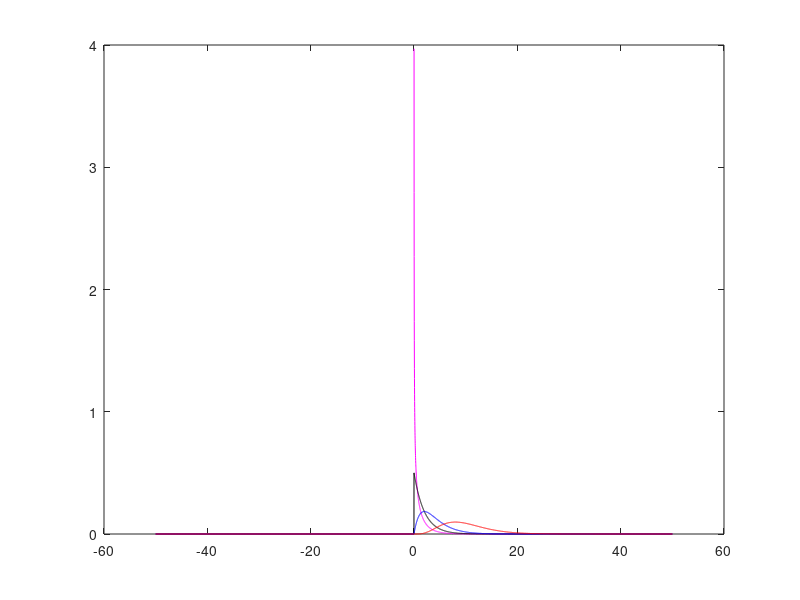

The MATLAB source for this figure:
clear;clc;close all;

x = -50:0.01:50; 
sigma = 1; 

chi = x.^2; 
p = 1/sigma/sqrt(2*pi)*exp(-x.^2/2./(sigma.^2));
y1 = chi2pdf(x,1)
y2 = chi2pdf(x,2)
y4 = chi2pdf(x,4)
y10 = chi2pdf(x,10)
figure
plot(x,y1, 'm'); hold on; 
plot(x,y2, 'k'); hold on; 
plot(x,y4, 'b'); hold on; 
plot(x,y10, 'r'); 

